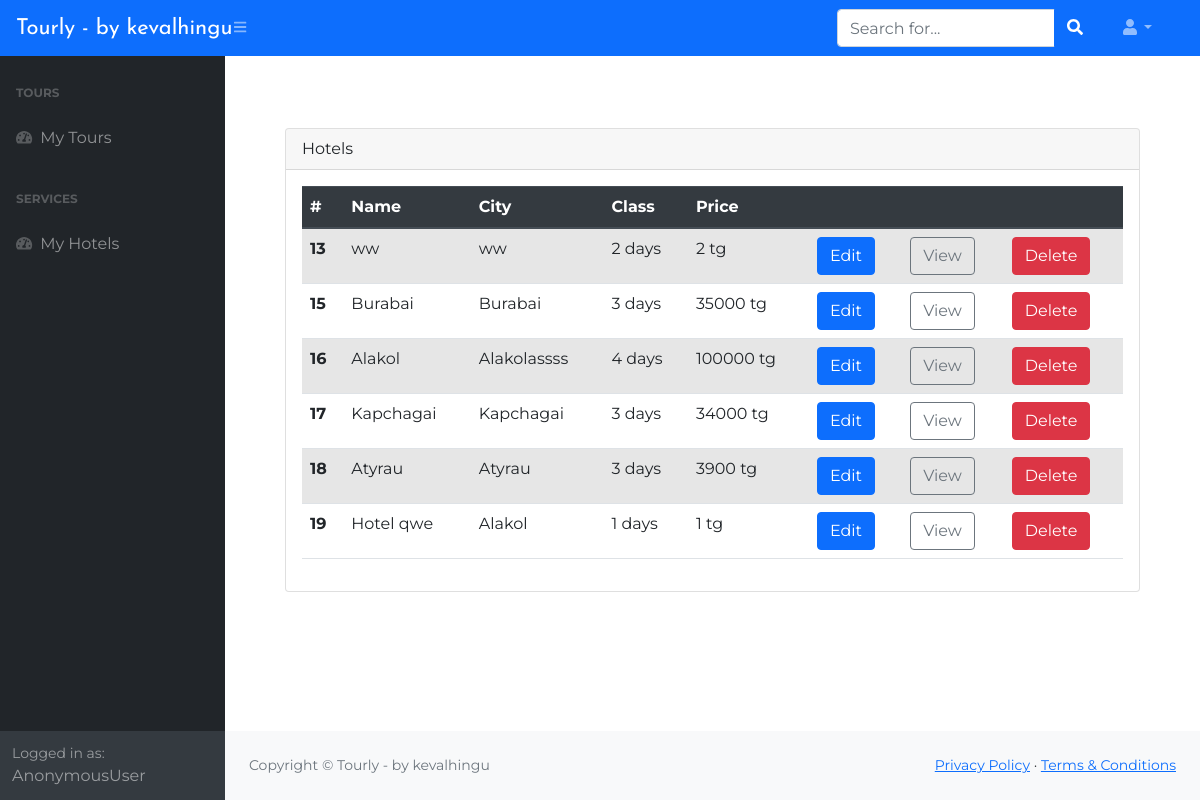
Page /hotel/hotels_list on the committed database.
### web_tech_django/apps/blog/models.py (models this page shows, shortened)
class Hotel(models.Model):
    name = models.CharField('Hotel name', max_length=60)
    city = models.CharField('Hotel city', max_length=60)
    price = models.IntegerField('Price for one person')
    hotelClass = models.IntegerField('Class of the hotel')
    image = models.ImageField('Tour image', upload_to='hotels/')

### web_tech_django/apps/blog/views.py (the view)
# urls.py: path('hotel/hotels_list', views.hotels_list, name = 'hotels_list'),
def hotels_list(request):
    hotels = Hotel.objects.all()
    return render(request, "admin/hotel/hotels_list_admin.html", {'hotels': hotels})

### web_tech_django/templates/admin/hotel/hotels_list_admin.html (shortened to what this page needs)
{% extends 'admin/base_admin.html' %}
{% block content %}
    <div class="container">
        <div class="card">
            <div class="card-header">
                Hotels
            </div>
            <div class="card-body">
                <table class="table table-hover table-striped">
                    <thead class="thead-dark">
                        <tr>
                            <th scope="col">#</th>
                              <th scope="col">Name</th>
                              <th scope="col">City</th>
                              <th scope="col">Class</th>
                              <th scope="col">Price</th>
                              <th scope="col"></th>
                              <th scope="col"></th>
                              <th scope="col"></th>
                        </tr>
                    </thead>
                    <tbody>
                    {% if hotels %}
                        {% for hotel in hotels %}
                                <tr>
                                    <th scope="row">{{ hotel.id }}</th>
                                    <td>{{ hotel.name }}</td>
                                    <td>{{ hotel.city }}</td>
                                    <td>{{ hotel.hotelClass }} days</td>
                                    <td>{{ hotel.price }} tg</td>
                                    <td><a href="{% url 'blog:hotel_edit' id=hotel.id %}" class="btn btn-primary">Edit</a></td>
                                    <td><a href="{% url 'blog:hotel_detail_admin' id=hotel.id %}" class="btn btn-outline-secondary">View</a></td>
                                    <td><a href="{% url 'blog:hotel_delete' id=hotel.id %}" class="btn btn-danger">Delete</a></td>
                                </tr>
                        {% endfor %}
                    {% else %}
                        <div>Hotels are not available!</div>
                    {% endif %}
                    </tbody>
                </table>
            </div>
        </div>
    </div>
{% endblock %}

### web_tech_django/static/blog/css/admin.css (style rules this page uses)
body { background-color: #fff; font-family: 'Montserrat', sans-serif; font-size: 16px; -webkit-transition: 0.5s; -o-transition: 0.5s; transition: 0.5s; }

### rows in the picture
Hotel: id "13", name "ww", city "ww", hotelClass "2", price "2"
Hotel: id "15", name "Burabai", city "Burabai", hotelClass "3", price "35000"
Hotel: id "16", name "Alakol", city "Alakolassss", hotelClass "4", price "100000"
Hotel: id "17", name "Kapchagai", city "Kapchagai", hotelClass "3", price "34000"
Hotel: id "18", name "Atyrau", city "Atyrau", hotelClass "3", price "3900"
Hotel: id "19", name "Hotel qwe", city "Alakol", hotelClass "1", price "1"

### other values in the picture
{{ user }} "AnonymousUser"
